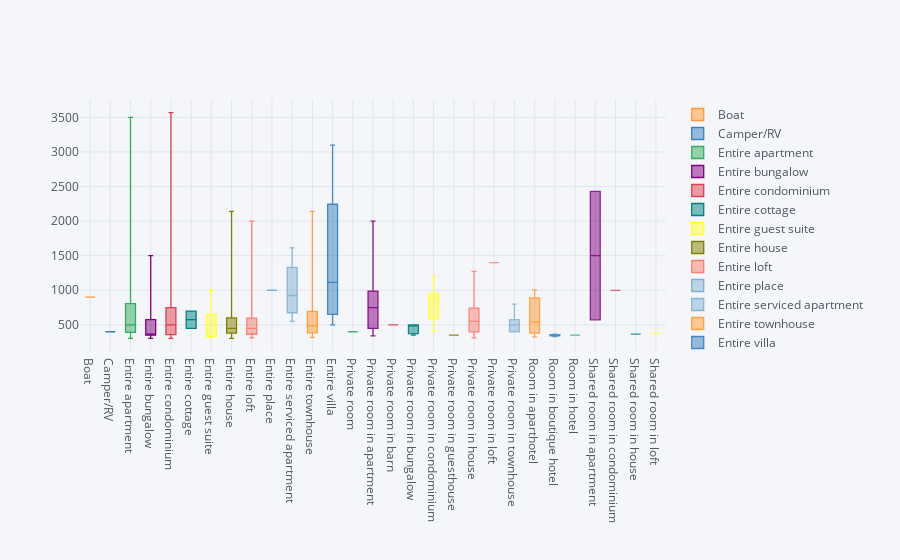
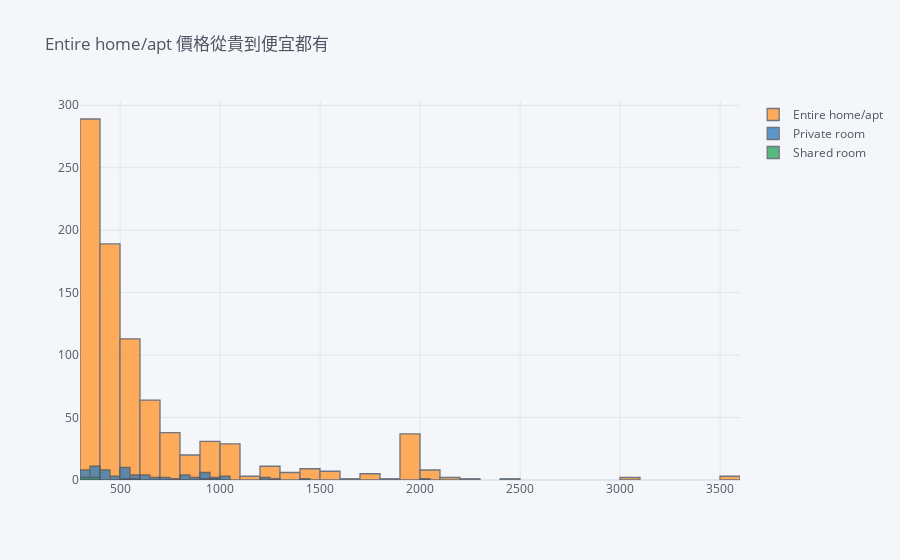

Notebook cell for these charts, in order:
### Code cell
drop_outlier_price_condition.pivot(columns = 'property_type' , values ='price').iplot(kind = 'box')
grouped_df = drop_outlier_price_condition.pivot(columns = 'room_type' , values ='price')
grouped_df.iplot(kind = 'hist' , title = 'Entire home/apt 價格從貴到便宜都有')

### Figure 1 — Plotly figure (JSON) as saved in the notebook; plotly's stock layout.template omitted (floating-point values rounded to 4 significant figures; data arrays with more than 128 entries replaced by an {"elided": "..."} marker saying what was removed)
{"data": [{"boxpoints": false, "line": {"width": 1.3}, "marker": {"color": "rgba(255, 153, 51, 1.0)"}, "name": "Boat", "orientation": "v", "type": "box", "y": {"elided": "949 int values"}}, {"boxpoints": false, "line": {"width": 1.3}, "marker": {"color": "rgba(55, 128, 191, 1.0)"}, "name": "Camper/RV", "orientation": "v", "type": "box", "y": {"elided": "949 int values"}}, {"boxpoints": false, "line": {"width": 1.3}, "marker": {"color": "rgba(50, 171, 96, 1.0)"}, "name": "Entire apartment", "orientation": "v", "type": "box", "y": {"elided": "949 int values"}}, {"boxpoints": false, "line": {"width": 1.3}, "marker": {"color": "rgba(128, 0, 128, 1.0)"}, "name": "Entire bungalow", "orientation": "v", "type": "box", "y": {"elided": "949 int values"}}, {"boxpoints": false, "line": {"width": 1.3}, "marker": {"color": "rgba(219, 64, 82, 1.0)"}, "name": "Entire condominium", "orientation": "v", "type": "box", "y": {"elided": "949 int values"}}, {"boxpoints": false, "line": {"width": 1.3}, "marker": {"color": "rgba(0, 128, 128, 1.0)"}, "name": "Entire cottage", "orientation": "v", "type": "box", "y": {"elided": "949 int values"}}, {"boxpoints": false, "line": {"width": 1.3}, "marker": {"color": "rgba(255, 255, 51, 1.0)"}, "name": "Entire guest suite", "orientation": "v", "type": "box", "y": {"elided": "949 int values"}}, {"boxpoints": false, "line": {"width": 1.3}, "marker": {"color": "rgba(128, 128, 0, 1.0)"}, "name": "Entire house", "orientation": "v", "type": "box", "y": {"elided": "949 int values"}}, {"boxpoints": false, "line": {"width": 1.3}, "marker": {"color": "rgba(251, 128, 114, 1.0)"}, "name": "Entire loft", "orientation": "v", "type": "box", "y": {"elided": "949 int values"}}, {"boxpoints": false, "line": {"width": 1.3}, "marker": {"color": "rgba(128, 177, 211, 1.0)"}, "name": "Entire place", "orientation": "v", "type": "box", "y": {"elided": "949 int values"}}, {"boxpoints": false, "line": {"width": 1.3}, "marker": {"color": "rgba(128, 177, 211, 0.8999999999999999)"}, "name": "Entire serviced apartment", "orientation": "v", "type": "box", "y": {"elided": "949 int values"}}, {"boxpoints": false, "line": {"width": 1.3}, "marker": {"color": "rgba(255, 153, 51, 0.8999999999999999)"}, "name": "Entire townhouse", "orientation": "v", "type": "box", "y": {"elided": "949 int values"}}, {"boxpoints": false, "line": {"width": 1.3}, "marker": {"color": "rgba(55, 128, 191, 0.8999999999999999)"}, "name": "Entire villa", "orientation": "v", "type": "box", "y": {"elided": "949 int values"}}, {"boxpoints": false, "line": {"width": 1.3}, "marker": {"color": "rgba(50, 171, 96, 0.8999999999999999)"}, "name": "Private room", "orientation": "v", "type": "box", "y": {"elided": "949 int values"}}, {"boxpoints": false, "line": {"width": 1.3}, "marker": {"color": "rgba(128, 0, 128, 0.8999999999999999)"}, "name": "Private room in apartment", "orientation": "v", "type": "box", "y": {"elided": "949 int values"}}, {"boxpoints": false, "line": {"width": 1.3}, "marker": {"color": "rgba(219, 64, 82, 0.8999999999999999)"}, "name": "Private room in barn", "orientation": "v", "type": "box", "y": {"elided": "949 int values"}}, {"boxpoints": false, "line": {"width": 1.3}, "marker": {"color": "rgba(0, 128, 128, 0.8999999999999999)"}, "name": "Private room in bungalow", "orientation": "v", "type": "box", "y": {"elided": "949 int values"}}, {"boxpoints": false, "line": {"width": 1.3}, "marker": {"color": "rgba(255, 255, 51, 0.8999999999999999)"}, "name": "Private room in condominium", "orientation": "v", "type": "box", "y": {"elided": "949 int values"}}, {"boxpoints": false, "line": {"width": 1.3}, "marker": {"color": "rgba(128, 128, 0, 0.8999999999999999)"}, "name": "Private room in guesthouse", "orientation": "v", "type": "box", "y": {"elided": "949 int values"}}, {"boxpoints": false, "line": {"width": 1.3}, "marker": {"color": "rgba(251, 128, 114, 0.8999999999999999)"}, "name": "Private room in house", "orientation": "v", "type": "box", "y": {"elided": "949 int values"}}, {"boxpoints": false, "line": {"width": 1.3}, "marker": {"color": "rgba(251, 128, 114, 0.7999999999999998)"}, "name": "Private room in loft", "orientation": "v", "type": "box", "y": {"elided": "949 int values"}}, {"boxpoints": false, "line": {"width": 1.3}, "marker": {"color": "rgba(128, 177, 211, 0.7999999999999998)"}, "name": "Private room in townhouse", "orientation": "v", "type": "box", "y": {"elided": "949 int values"}}, {"boxpoints": false, "line": {"width": 1.3}, "marker": {"color": "rgba(255, 153, 51, 0.7999999999999998)"}, "name": "Room in aparthotel", "orientation": "v", "type": "box", "y": {"elided": "949 int values"}}, {"boxpoints": false, "line": {"width": 1.3}, "marker": {"color": "rgba(55, 128, 191, 0.7999999999999998)"}, "name": "Room in boutique hotel", "orientation": "v", "type": "box", "y": {"elided": "949 int values"}}, {"boxpoints": false, "line": {"width": 1.3}, "marker": {"color": "rgba(50, 171, 96, 0.7999999999999998)"}, "name": "Room in hotel", "orientation": "v", "type": "box", "y": {"elided": "949 int values"}}, {"boxpoints": false, "line": {"width": 1.3}, "marker": {"color": "rgba(128, 0, 128, 0.7999999999999998)"}, "name": "Shared room in apartment", "orientation": "v", "type": "box", "y": {"elided": "949 int values"}}, {"boxpoints": false, "line": {"width": 1.3}, "marker": {"color": "rgba(219, 64, 82, 0.7999999999999998)"}, "name": "Shared room in condominium", "orientation": "v", "type": "box", "y": {"elided": "949 int values"}}, {"boxpoints": false, "line": {"width": 1.3}, "marker": {"color": "rgba(0, 128, 128, 0.7999999999999998)"}, "name": "Shared room in house", "orientation": "v", "type": "box", "y": {"elided": "949 int values"}}, {"boxpoints": false, "line": {"width": 1.3}, "marker": {"color": "rgba(255, 255, 51, 0.7999999999999998)"}, "name": "Shared room in loft", "orientation": "v", "type": "box", "y": {"elided": "949 int values"}}], "layout": {"legend": {"bgcolor": "#F5F6F9", "font": {"color": "#4D5663"}}, "paper_bgcolor": "#F5F6F9", "plot_bgcolor": "#F5F6F9", "title": {"font": {"color": "#4D5663"}}, "xaxis": {"gridcolor": "#E1E5ED", "showgrid": true, "tickfont": {"color": "#4D5663"}, "title": {"font": {"color": "#4D5663"}, "text": ""}, "zerolinecolor": "#E1E5ED"}, "yaxis": {"gridcolor": "#E1E5ED", "showgrid": true, "tickfont": {"color": "#4D5663"}, "title": {"font": {"color": "#4D5663"}, "text": ""}, "zerolinecolor": "#E1E5ED"}}}

### Figure 2 — Plotly figure (JSON) as saved in the notebook; plotly's stock layout.template omitted (floating-point values rounded to 4 significant figures; data arrays with more than 128 entries replaced by an {"elided": "..."} marker saying what was removed)
{"data": [{"histfunc": "count", "histnorm": "", "marker": {"color": "rgba(255, 153, 51, 1.0)", "line": {"color": "#4D5663", "width": 1.3}}, "name": "Entire home/apt", "opacity": 0.8, "orientation": "v", "type": "histogram", "x": {"elided": "949 int values"}}, {"histfunc": "count", "histnorm": "", "marker": {"color": "rgba(55, 128, 191, 1.0)", "line": {"color": "#4D5663", "width": 1.3}}, "name": "Private room", "opacity": 0.8, "orientation": "v", "type": "histogram", "x": {"elided": "949 int values"}}, {"histfunc": "count", "histnorm": "", "marker": {"color": "rgba(50, 171, 96, 1.0)", "line": {"color": "#4D5663", "width": 1.3}}, "name": "Shared room", "opacity": 0.8, "orientation": "v", "type": "histogram", "x": {"elided": "949 int values"}}], "layout": {"barmode": "overlay", "legend": {"bgcolor": "#F5F6F9", "font": {"color": "#4D5663"}}, "paper_bgcolor": "#F5F6F9", "plot_bgcolor": "#F5F6F9", "title": {"font": {"color": "#4D5663"}, "text": "Entire home/apt 價格從貴到便宜都有"}, "xaxis": {"gridcolor": "#E1E5ED", "showgrid": true, "tickfont": {"color": "#4D5663"}, "title": {"font": {"color": "#4D5663"}, "text": ""}, "zerolinecolor": "#E1E5ED"}, "yaxis": {"gridcolor": "#E1E5ED", "showgrid": true, "tickfont": {"color": "#4D5663"}, "title": {"font": {"color": "#4D5663"}, "text": ""}, "zerolinecolor": "#E1E5ED"}}}
